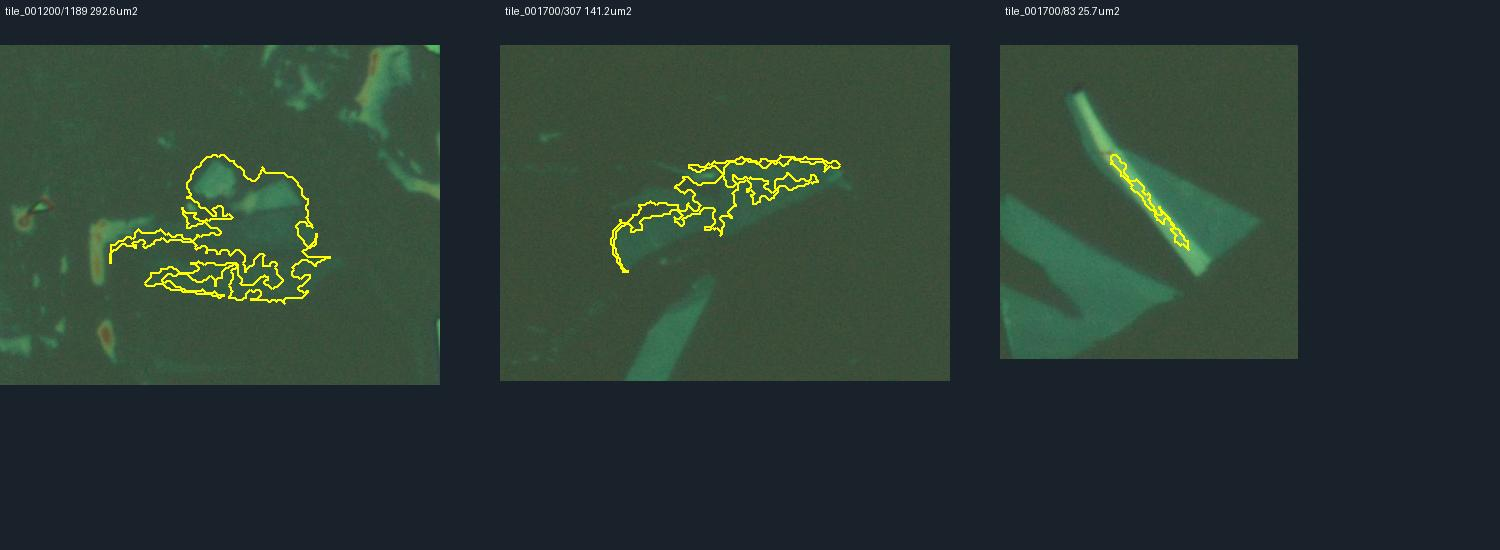
#> input picture research/hbn-user-examples.jpg, 1500 x 550 px
$ python -i autofocus.py   (imports and definitions only)   (older library calls are emulated)
#> lines starting #> are read from the running program, lines starting #| are printed output that depends on the picture
#> further down, picture is the input picture: shape (550, 1500, 3); mean B, G, R 52.2, 59.1, 43.7
from __future__ import annotations
from dataclasses import dataclass, asdict
from pathlib import Path
import cv2, numpy as np
from .model import AcquisitionError, SafetyError, Cancelled, atomic_json
from .motion import move_z_bounded

@dataclass
class FocusResult:
    success: bool
    z_um: float
    score: float
    prominence: float
    reason: str
    samples: list

# [22 lines left out: functions make_focus_mask, focus_mask_for_frame, focus_metrics_for_frame, not called in this run]


def focus_metrics(rgb,mask=None,*,mode='specimen'):
    """Multiscale gradients; suppress sensor noise before differentiating.

    Use the green channel and fixed normalization, never per-frame auto contrast.
    Low-frequency texture must be present to accept a peak.
    A registered chip-edge ROI uses mean gradient energy over every valid
    pixel. Its green mean normalization avoids a discontinuous median when
    bright substrate occupies almost exactly half the fixed ROI.
    """
#> called with mode = 'specimen'
    if mode not in ('specimen','chip_edge'):raise ValueError('Unknown focus metric mode.')
    g=rgb[:,:,1].astype(np.float32)
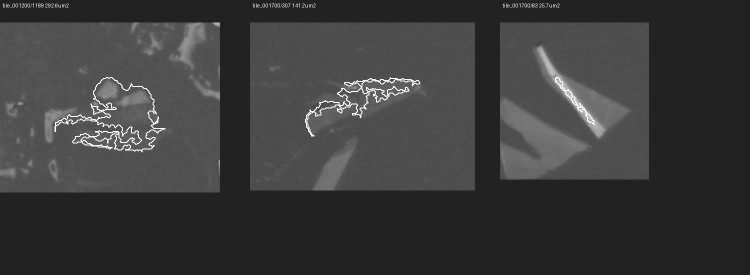
#> g: shape (550, 1500) float32 (shown at 1/2 size); min 0, max 255, mean 59.1
    valid=np.ones(g.shape,np.uint8) if mask is None else np.uint8(mask>0)
    if max(g.shape)>1024:
        valid=cv2.resize(valid,None,fx=1024/max(g.shape),fy=1024/max(g.shape),interpolation=cv2.INTER_NEAREST)
        g=cv2.resize(g,None,fx=1024/max(g.shape),fy=1024/max(g.shape),interpolation=cv2.INTER_AREA)
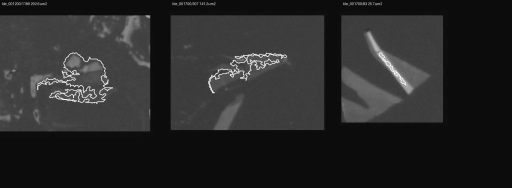
#> g: shape (375, 1024) float32 (shown at 1/2 size); min 21.14, max 255, mean 59.2; drawn with min black and max white
    valid=valid.astype(bool)
    if valid.sum()<100:return {'score':0.,'texture':0.,'noise':0.,'mean':float(g.mean())}
    normalization=np.mean(g[valid]) if mode=='chip_edge' else np.median(g[valid])
#> normalization = 34.39
    g=g/(float(normalization)+1)
    smooth=cv2.GaussianBlur(g,(0,0),1.6)
    gx=cv2.Sobel(smooth,cv2.CV_32F,1,0,ksize=3)
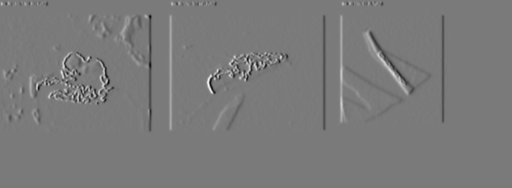
#> gx: shape (375, 1024) float32 (shown at 1/2 size); min -5.88, max 6.33, mean -0.00712; drawn with min black and max white
    gy=cv2.Sobel(smooth,cv2.CV_32F,0,1,ksize=3)
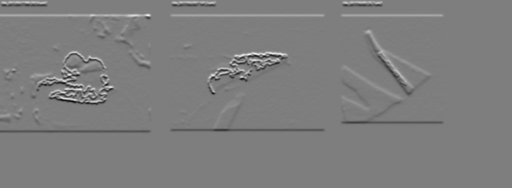
#> gy: shape (375, 1024) float32 (shown at 1/2 size); min -6.69, max 6.83, mean -7.68e-05; drawn with min black and max white
    energy=gx*gx+gy*gy
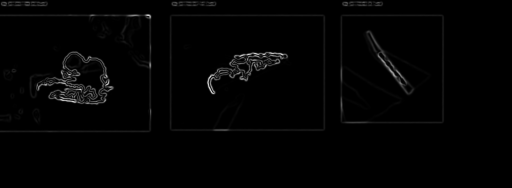
#> energy: shape (375, 1024) float32 (shown at 1/2 size); min 0, max 46.75, mean 0.6; drawn with min black and max white
    if mode=='chip_edge':
        score=float(np.mean(energy[valid]))
    else:
        # Tile aggregation resists dust in specimen mode. For chip-edge focus
        # it would discard the very boundary whose sharpness we must measure.
        tiles=[]
        for row,mask_row in zip(np.array_split(energy,4,axis=0),np.array_split(valid,4,axis=0)):
            for t,m in zip(np.array_split(row,4,axis=1),np.array_split(mask_row,4,axis=1)):
                if m.sum()>max(100,.2*m.size):tiles.append(float(np.mean(t[m])))
#> this loop made 4 passes
#> after the loop, tiles = [0.6, 0.621, 0.577, 0.121, 2.13, 1.68, 1.07, 0.647, 1.1, 0.357, 0.353, 0.142, 7.97e-15, 7.97e-15, 7.97e-15, 7.97e-15]
        if not tiles:return {'score':0.,'texture':0.,'noise':0.,'mean':float(g.mean())}
        tiles=np.sort(tiles);score=float(np.mean(tiles[int(.2*len(tiles)):max(int(.9*len(tiles)),1)]))
#> after `tiles = np.sort(tiles)`: tiles = [7.97e-15, 7.97e-15, 7.97e-15, 7.97e-15, 0.121, 0.142, 0.353, 0.357, 0.577, 0.6, 0.621, 0.647, 1.07, 1.1, 1.68, 2.13]
#> after `score = float(np.mean(tiles[int(0.2 * len(tiles)):max(int(0.9 * len(ti`: score = 0.508
    coarse=cv2.GaussianBlur(g,(0,0),3)
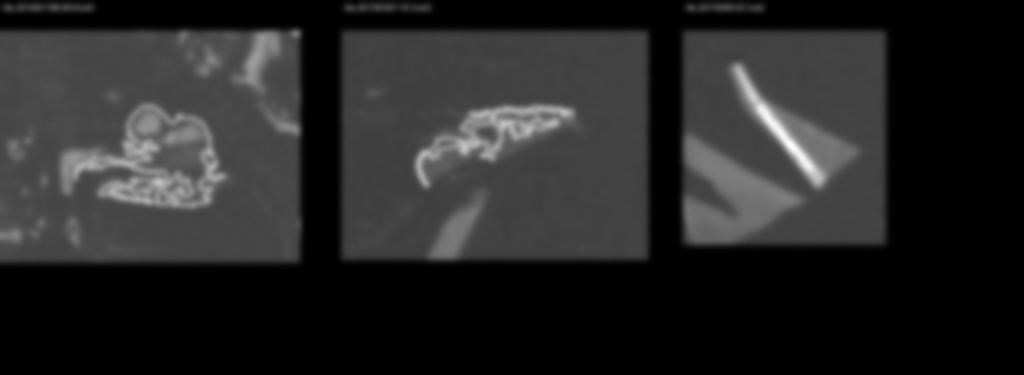
#> coarse: shape (375, 1024) float32; min 0.927, max 5.83, mean 1.67; drawn with min black and max white
    texture=float(np.percentile(coarse[valid],95)-np.percentile(coarse[valid],5))
#> texture = 2.21
    noise=float(np.median(np.abs(g-cv2.GaussianBlur(g,(0,0),0.8))[valid]))
#> noise = 0.00192
    return {'score':score,'texture':texture,'noise':noise,'mean':float(rgb[:,:,1].mean())}

# [197 lines left out: functions evaluate_curve, evaluate_fine_curve, fit_quick_focus_curve, quick_autofocus, autofocus, autofocus_range, not called in this run]

>>> import cv2
>>> picture = cv2.imread('../research/hbn-user-examples.jpg')
>>> result = focus_metrics(picture)
#> result = {'score': 0.508, 'texture': 2.21, 'noise': 0.00192, 'mean': 59.13}

$ run again, on research/hbn-new-candidates.jpg
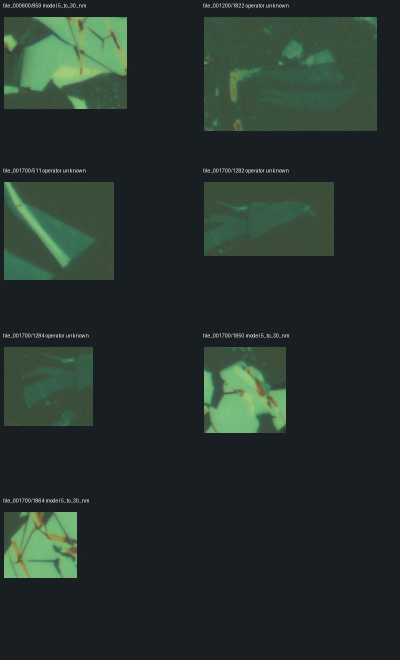
#> input picture research/hbn-new-candidates.jpg, 800 x 1320 px (shown at 1/2 size)
#> picture is the input picture: shape (1320, 800, 3); mean B, G, R 45.4, 50.4, 37.8
#> in focus_metrics, `g=cv2.resize(g,None,fx=1024/max(g.shape),fy=1024/max(g.shape),interpol..`:
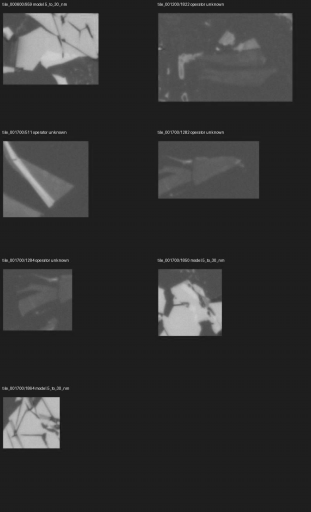
#> g: shape (1024, 621) float32 (shown at 1/2 size); min 15.03, max 239.8, mean 50.4
#> normalization = 30
#> in focus_metrics, `energy=gx*gx+gy*gy`:
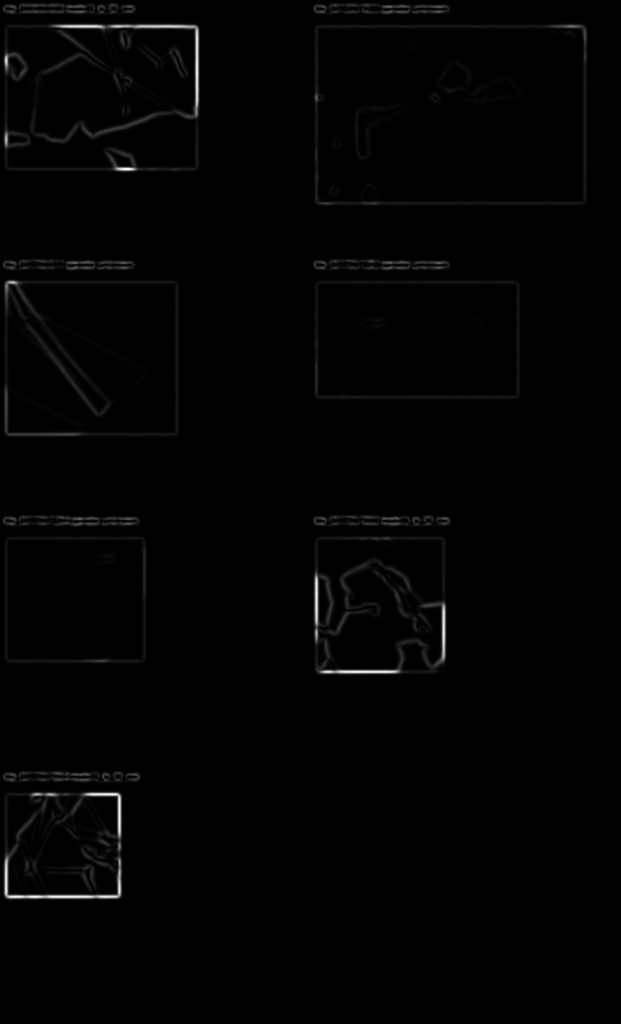
#> energy: shape (1024, 621) float32; min 0, max 88.63, mean 0.8; drawn with min black and max white
#> the loop in focus_metrics, `for row,mask_row in zip(np.array_split(energy,4,axis=0),np.array_split..` made 4 passes
#> after the loop in focus_metrics, `for row,mask_row in zip(np.array_split(energy,4,axis=0),np.array_split..`: tiles = [2.25, 0.987, 0.905, 0.427, 1.31, 0.121, 0.666, 0.14, 0.756, 2.28e-05, 2.63, 2.74e-15, 2.8, 2.68e-15, 2.19e-15, 2.68e-15]
#> in focus_metrics, `tiles = np.sort(tiles)`: tiles = [2.19e-15, 2.68e-15, 2.68e-15, 2.74e-15, 2.28e-05, 0.121, 0.14, 0.427, 0.666, 0.756, 0.905, 0.987, 1.31, 2.25, 2.63, 2.8]
#> score = 0.688
#> texture = 3.62
#> noise = 5.96e-08
#> result = {'score': 0.688, 'texture': 3.62, 'noise': 5.96e-08, 'mean': 50.4}

$ run again, on research/hbn-pilot-overview.jpg
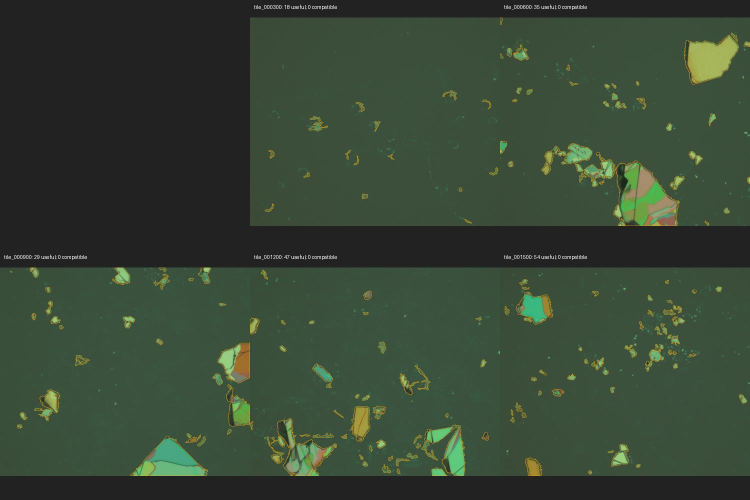
#> input picture research/hbn-pilot-overview.jpg, 1500 x 1000 px (shown at 1/2 size)
#> picture is the input picture: shape (1000, 1500, 3); mean B, G, R 53.1, 69.7, 55.1
#> normalization = 79
#> in focus_metrics, `energy=gx*gx+gy*gy`:
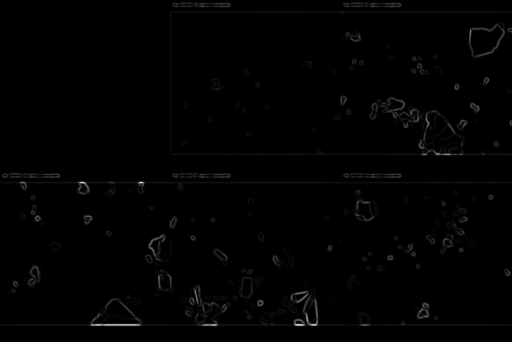
#> energy: shape (683, 1024) float32 (shown at 1/2 size); min 0, max 13.67, mean 0.109; drawn with min black and max white
#> the loop in focus_metrics, `for row,mask_row in zip(np.array_split(energy,4,axis=0),np.array_split..` made 4 passes
#> after the loop in focus_metrics, `for row,mask_row in zip(np.array_split(energy,4,axis=0),np.array_split..`: tiles = [1.29e-15, 0.0643, 0.0715, 0.134, 1.57e-08, 0.0312, 0.0544, 0.233, 0.146, 0.15, 0.0936, 0.118, 0.14, 0.229, 0.21, 0.0708]
#> in focus_metrics, `tiles = np.sort(tiles)`: tiles = [1.29e-15, 1.57e-08, 0.0312, 0.0544, 0.0643, 0.0708, 0.0715, 0.0936, 0.118, 0.134, 0.14, 0.146, 0.15, 0.21, 0.229, 0.233]
#> score = 0.114
#> in focus_metrics, `coarse=cv2.GaussianBlur(g,(0,0),3)`:
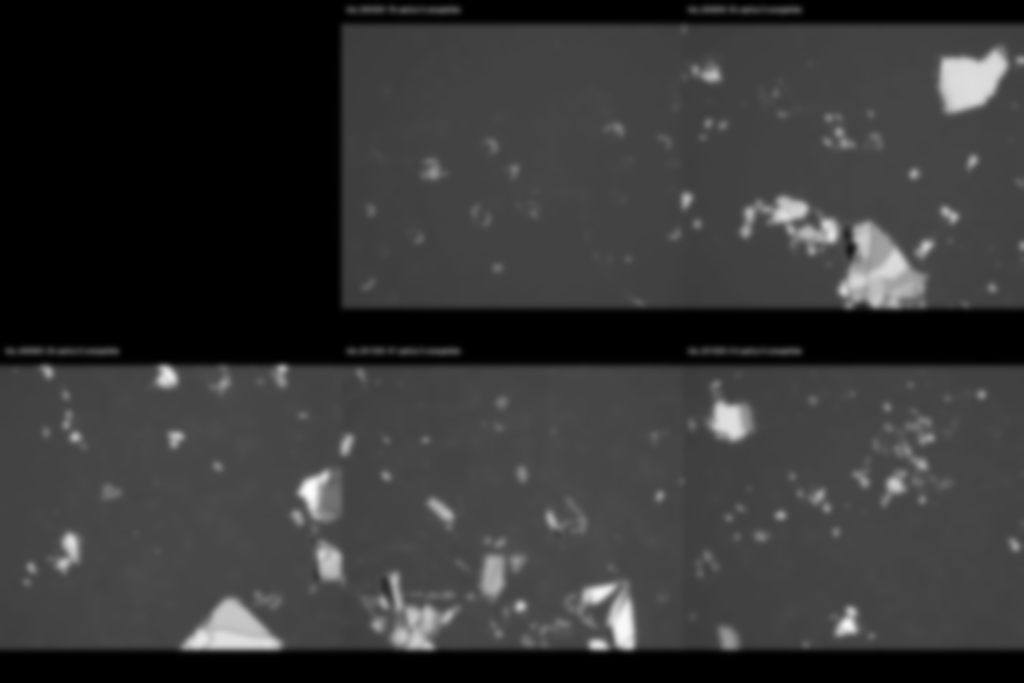
#> coarse: shape (683, 1024) float32; min 0.423, max 2.56, mean 0.872; drawn with min black and max white
#> texture = 0.855
#> noise = 0.000123
#> result = {'score': 0.114, 'texture': 0.855, 'noise': 0.000123, 'mean': 69.74}
